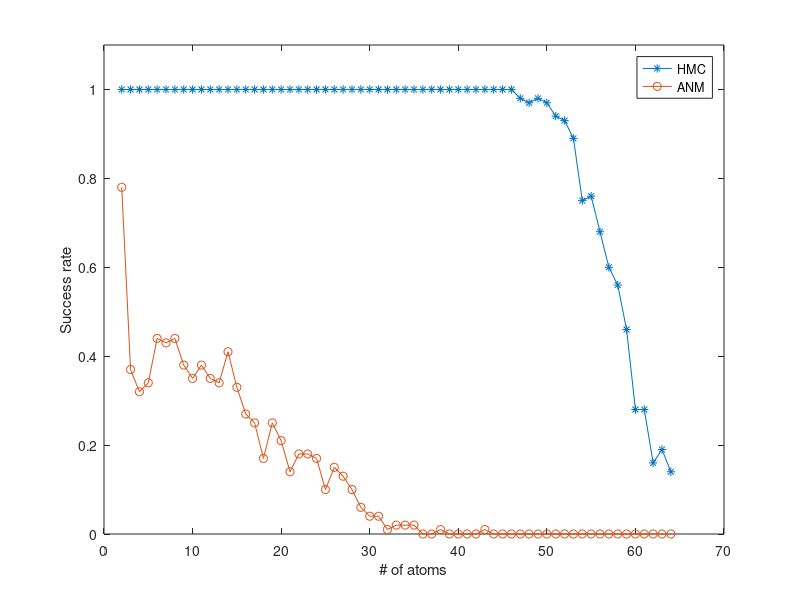
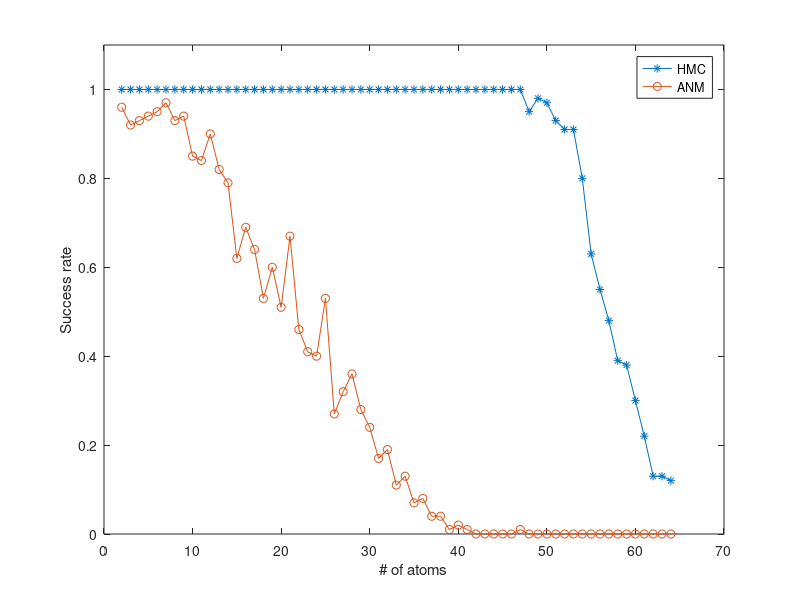

MATLAB code to generate these figures, in order:
figure; hold on;
load('HMC_Phase_Tran_Loo_Data_201911270309.mat');
plot(2:64,SuccRateMat,'-*');
load('ANM_Phase_Tran_Loo_Data_201911272221.mat')
plot(2:64,SuccRateMat,'-o');
legend('HMC','ANM');
xlabel('# of atoms'); ylabel('Success rate');
xlim([0,70]); ylim([0,1.1])
box on;

% Phase_Tran_Loo_Fig_201911211129.eps

%%
figure; hold on;
load('HMC_phase_tran_orth_loo_data_201911221108.mat');
plot(2:64,succ_prob,'-*');
load('ANM_phase_tran_orth_loo_data_201911291858.mat')
plot(2:64,succ_prob,'-o');
legend('HMC','ANM');
xlabel('# of atoms'); ylabel('Success rate');
xlim([0,70]); ylim([0,1.1])
box on;
% Phase_Tran_Orth_Loo.eps
